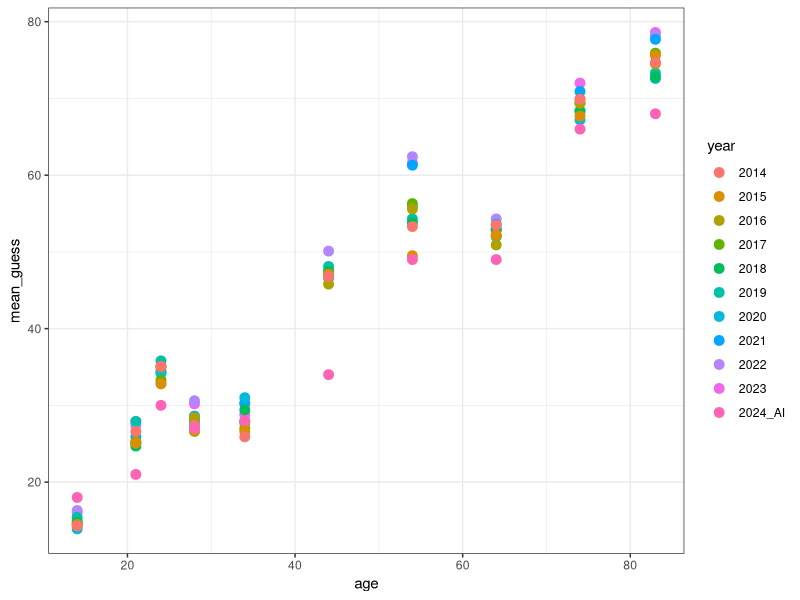
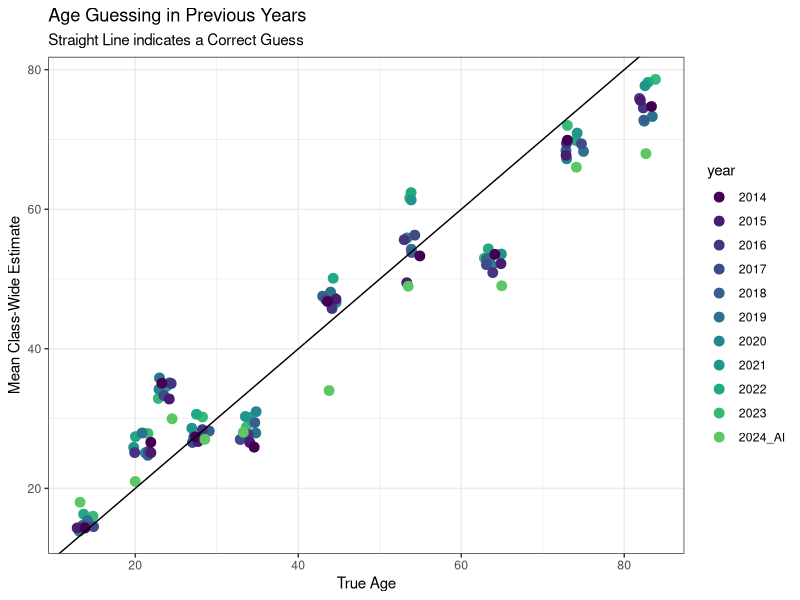
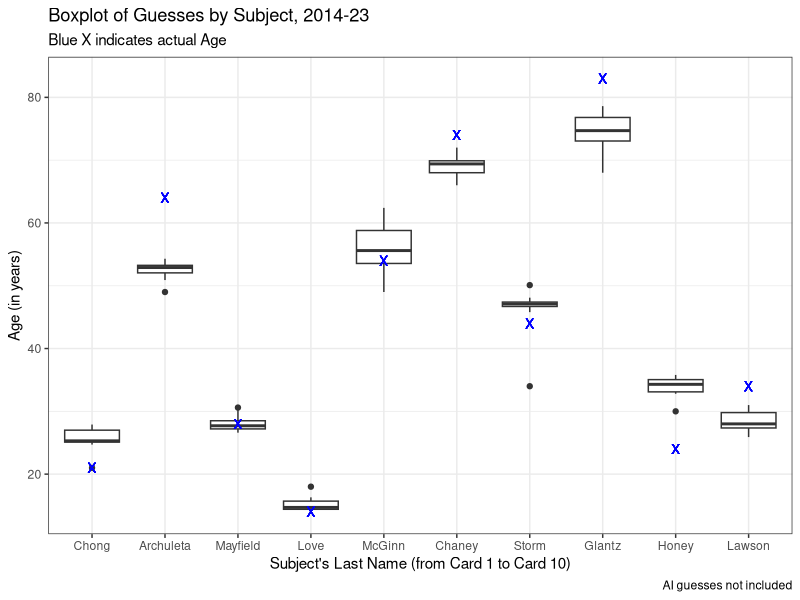
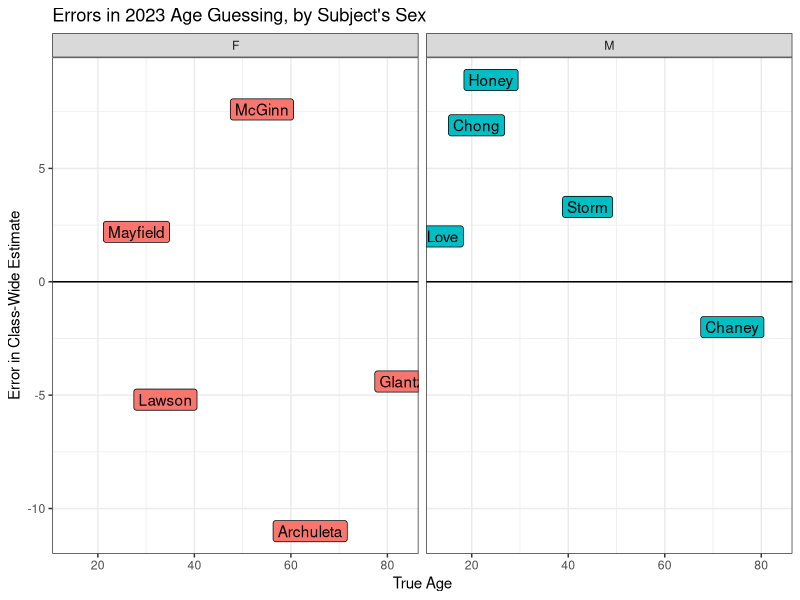

Recreate these plots in R, in order.
## ---- chunk 1

library(kableExtra)
library(tidyverse)
ageguess <- read_csv("c01/data/photo-age-history-2023.csv")
## ---- chunk 2
ageguess[c(1:4,11,21,31), c(2, 6, 3, 7, 8)]
## ---- chunk 3
ggplot(ageguess, aes(x = age, y = mean_guess, col = year)) +
  geom_point(size = 3) +
  geom_line(data = ageguess |> filter(year == "2025_AI"), aes(x = age, y = mean_guess), col = "black") +
  theme(axis.text = element_text(size = 14),
        axis.title = element_text(size = 14, face = "bold"),
        legend.text = element_text(size = 12),
        legend.title = element_text(size = 12, face = "bold")) + 
  theme_bw()
## ---- chunk 4
ggplot(ageguess, aes(x = age, y = mean_guess, col = year)) +
  geom_point(position = "jitter", size = 3) +
  geom_abline(intercept = 0, slope = 1) + 
  scale_color_viridis_d(end = 0.75) +
  theme(axis.text = element_text(size = 14),
        axis.title = element_text(size = 14, face = "bold"),
        legend.text = element_text(size = 12),
        legend.title = element_text(size = 12, face = "bold")) +
  labs(title = "Age Guessing in Previous Years",
       subtitle = "Straight Line indicates a Correct Guess",
       x = "True Age", y = "Mean Class-Wide Estimate") + 
  theme_bw()
## ---- chunk 5
temp <- ageguess |> filter(year != "2025_AI")

temp <- temp |> mutate(label = fct_reorder(label, card))

ggplot(temp, aes(x = label, y = mean_guess)) +
  geom_boxplot() + 
  geom_point(aes(x = label, y = age), 
             col = "blue", size = 3, shape = "X") +
  theme_bw() +
  labs(title = "Boxplot of Guesses by Subject, 2014-23",
       subtitle = "Blue X indicates actual Age",
       x = "Subject's Last Name (from Card 1 to Card 10)",
       y = "Age (in years)",
       caption = "AI guesses not included")
## ---- chunk 6
ggplot(filter(ageguess, year == 2023), aes(x = age, y = error, fill = sex)) +
  geom_label(aes(label = label)) +
  geom_hline(yintercept = 0) + 
    guides(fill = "none") +
  theme(axis.text = element_text(size = 14),
        axis.title = element_text(size = 14, face = "bold"),
        legend.text = element_text(size = 12),
        legend.title = element_text(size = 12, face = "bold")) +
  labs(title = "Errors in 2023 Age Guessing, by Subject's Sex",
       x = "True Age", y = "Error in Class-Wide Estimate") + 
    theme_bw() + 
    facet_wrap(~ sex)
